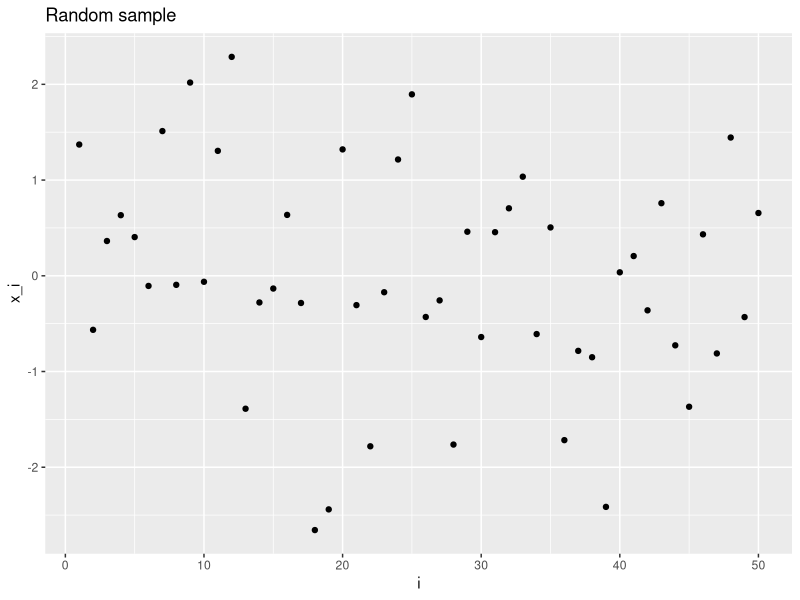
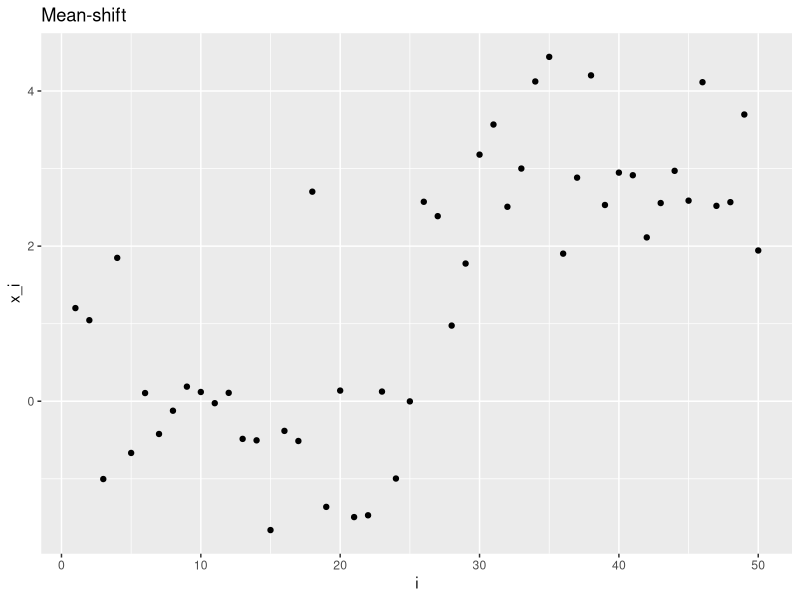
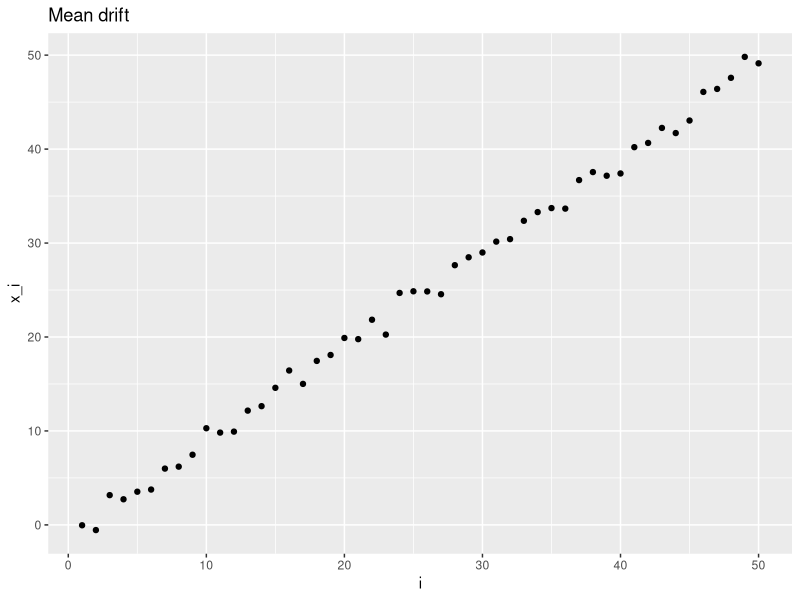
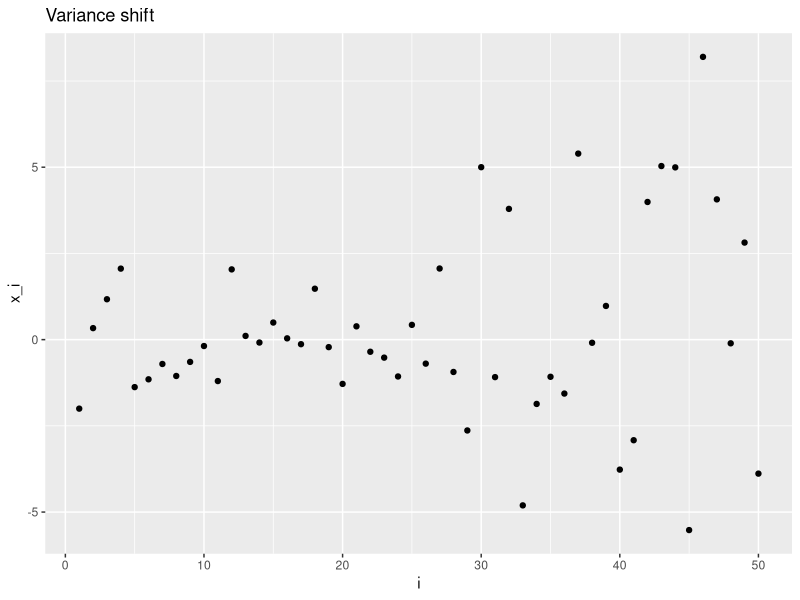
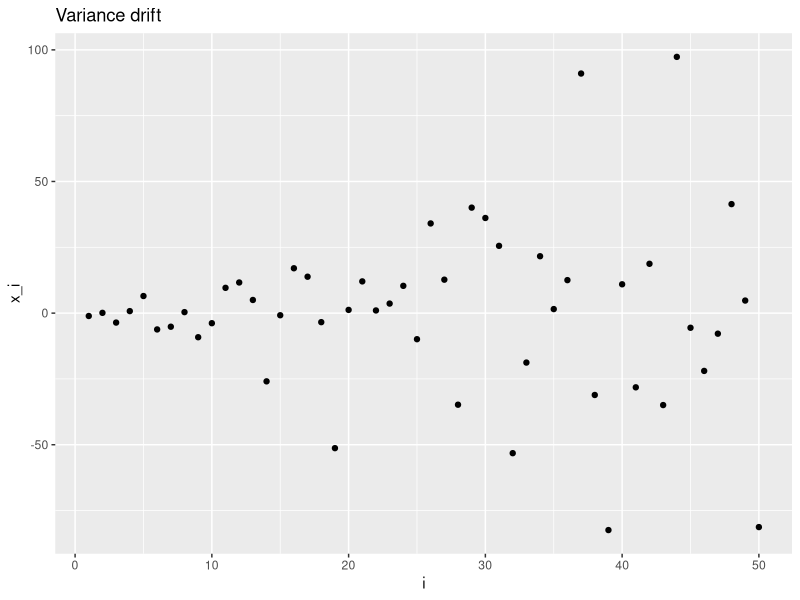
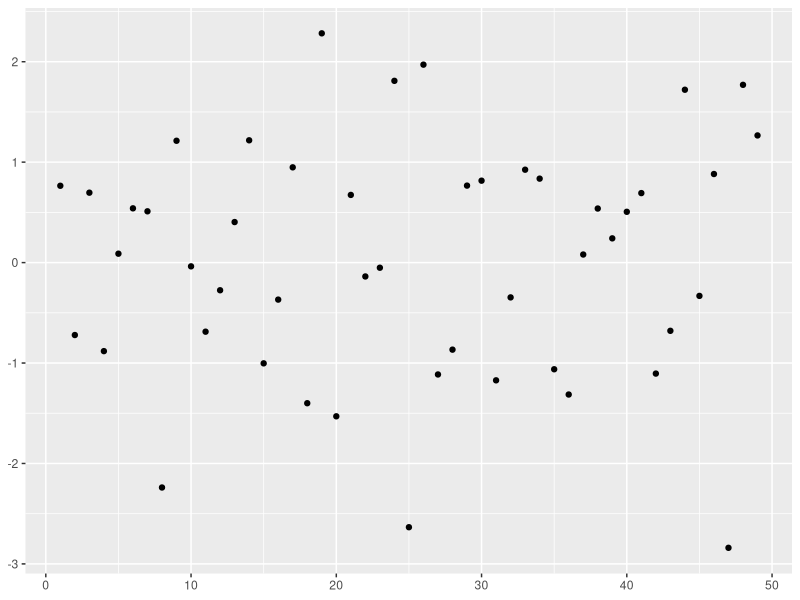
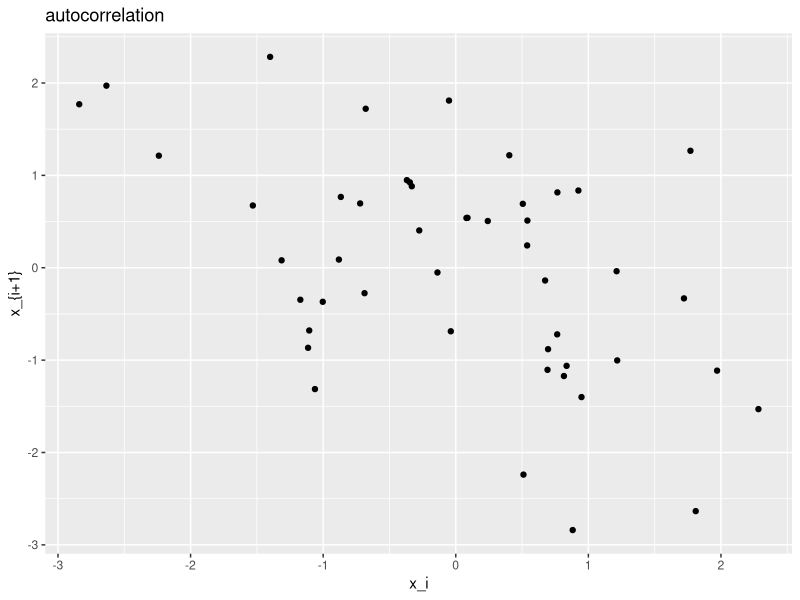
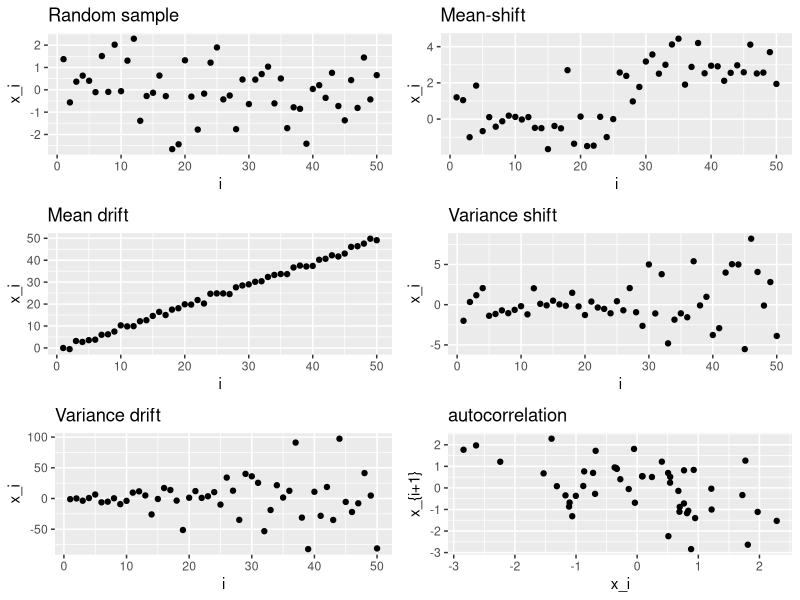

R code for these plots, in order:
## ---- chunk 1
set.seed(42) # for reproducibility
library(ggplot2) # plotting
library(dplyr) # dataframe manipulation
library(tibble) # tibble

n <- 50
rnorm_sample <- rnorm(n) # mu = 0, sigma = 1, for instance

iidplt <- rnorm_sample %>%
  enframe() %>% # creates tibble with name,value columns
  ggplot() +
  geom_point(aes(x = name, y = value)) +
  labs(title = "Random sample") + # add title and labels to the plot
  xlab("i") +
  ylab("x_i")
iidplt
## ---- chunk 2
# (optional) creates a function to simplify other plots
plot_sample <- function(x, title = NULL, xlab = NULL, ylab = NULL) {
  plt <- x %>%
    enframe() %>%
    ggplot(aes(x = name, y = value)) +
    geom_point() +
    labs(title = title) +
    xlab(xlab) +
    ylab(ylab)
  return(plt)
}

# first half with mean = 0, second half with mean = 3
# simulate by concatenating two rnorm samples
ms_sample <- c(rnorm(floor(n / 2)), rnorm(n - floor(n / 2), 3))
# or equivalently, by concatenating two mean vectors in one rnorm call
ms_sample <- rnorm(n, mean = c(
  rep(0, floor(n / 2)),
  rep(3, n - floor(n / 2))
))

# save the plot in a variable for later use
msplt <- plot_sample(ms_sample, "Mean-shift", "i", "x_i")
msplt
## ---- chunk 3
# mean is a range vector
md_sample <- rnorm(n, 0:(n - 1))

mdplt <- plot_sample(md_sample, "Mean drift", "i", "x_i")
mdplt
## ---- chunk 4
vs_sample <- c(
  rnorm(floor(n / 2)), # first half
  rnorm(n - floor(n / 2), sd = 4)
) # second half

vsplt <- plot_sample(vs_sample, "Variance shift", "i", "x_i")
vsplt
## ---- chunk 5
vd_sample <- rnorm(n, sd = 1:n)

vdplt <- plot_sample(vd_sample, "Variance drift", "i", "x_i")
vdplt
## ---- chunk 6
y <- rnorm(n)
# index by removing first and last elements
auto_sample <- y[-1] - y[-n]
# equivalent to
auto_sample <- y[2:n] - y[1:(n - 1)]
## ---- chunk 7
auto_sample <- y %>%
  diff()
auto_sample

plot_sample(auto_sample)
## ---- chunk 8
autoplt <- auto_sample %>%
  { # group in curly brackets so that tibble is called
    # without passing auto_sample as first implicit argument
    tibble(x = .[-length(.)], y = .[-1]) # dot as placeholder
    # equivalent (but more efficient) to:
    # tibble(x = auto_sample[-length(auto_sample)], y = auto_sample[-1])
  } %>%
  ggplot() +
  geom_point(aes(x, y)) +
  labs(title = "autocorrelation") +
  xlab("x_i") +
  ylab("x_{i+1}")
autoplt
## ---- chunk 9
# install.packages("ggpubr")
library(ggpubr)
ggarrange(iidplt, msplt, mdplt, vsplt, vdplt, autoplt,
  nrow = 3, ncol = 2
)
## ---- chunk 10
mu <- rnorm(1)
x <- rnorm(n, mu)
## ---- chunk 11
# install.packages("mvtnorm")
library(mvtnorm)

# simulate n bivariate normal r.v.
m <- rep(0, 2) # mean vector
vcov_mat <- matrix(c(1, 1, 1, 3), nrow = 2) # Sigma

# specify mean vector and var-cov matrix
bvt_samples <- mvtnorm::rmvnorm(n, m, vcov_mat)
head(bvt_samples, 10) # print only the first 10 elements
## ---- chunk 12
bvt_samples_df <- tibble(x = bvt_samples[, 1], s = bvt_samples[, 2])
bvt_scatter <- bvt_samples_df %>%
  ggplot() +
  geom_point(aes(x, s)) +
  coord_fixed(xlim = c(-3, 3), ylim = c(-5, 5), ratio = -.7)

bvt_scatter
## ---- chunk 13
# plot the true distribution
# generate a grid (many points with fixed space between them)
bvt_grid <- expand.grid(
  x = seq(-3, 3, length.out = 200), # seq builds a sequence vector starting from
  # 3 until 3 with step such that the number of elements in the vector is 200
  s = seq(-4, 4, length.out = 200)
)

# compute the density at each coordinate of the grid
probs <- dmvnorm(bvt_grid, m, vcov_mat)
bvt_grid %>%
  mutate(prob = probs) %>% # add a column (?dplyr::mutate)
  ggplot() +
  geom_contour(aes(x, s, z = prob)) + # or geom_contour_filled
  coord_fixed(xlim = c(-3, 3), ylim = c(-5, 5), ratio = -.7)
## ---- chunk 14
pmvnorm(upper = c(0, 0), mean = m, sigma = vcov_mat)
## ---- chunk 15
sim <- rmvnorm(100000, mean = m, sigma = vcov_mat) # simulate enough samples
# count all the observations satisfying the condition
# and divide by the number of total obs to obtain a ratio
# mean() applied to logical values is the proportion of true vars
mean(sim[, 1] < 0 & sim[, 2] < 0)
## ---- chunk 16
mean(sim[, 1] > 1 & sim[, 2] < 0)
## ---- chunk 17
# use lower and upper limits as described in the pmvnorm docs
pmvnorm(lower = c(1, -Inf), upper = c(Inf, 0), mean = m, sigma = vcov_mat)
